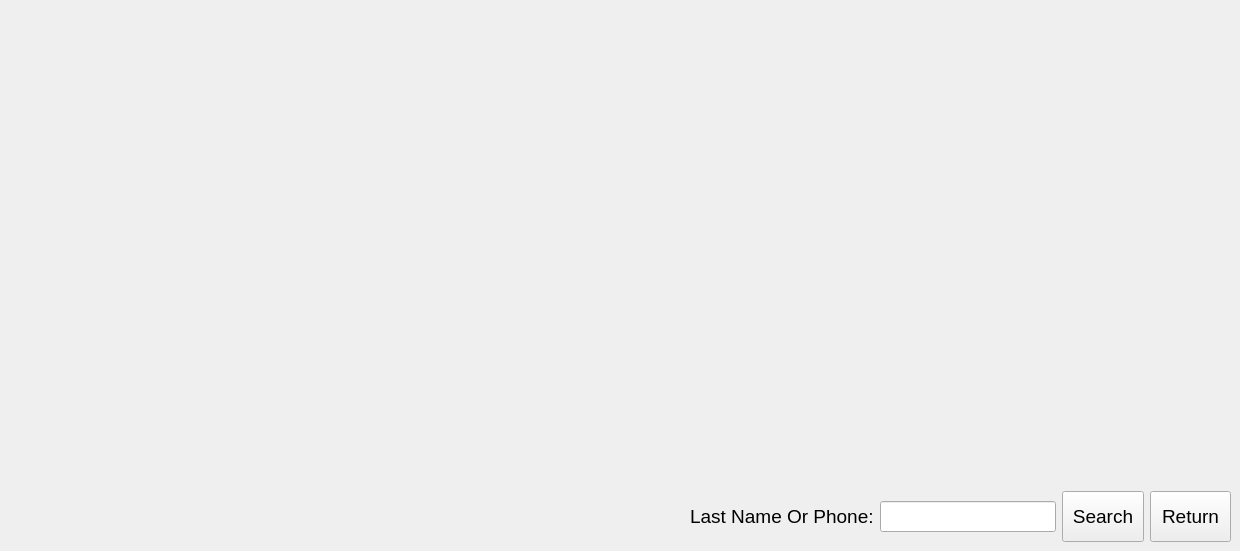
    <widget class="QWidget" name="pgCustomerSearchEO">
     <widget class="QWidget" name="widgetCustomerSearchEO" native="true">
      <property name="geometry">
       <rect>
        <x>690</x>
        <y>491</y>
        <width>541</width>
        <height>51</height>
       </rect>
      </property>
      <widget class="QWidget" name="horizontalLayoutWidget_7">
       <property name="geometry">
        <rect>
         <x>0</x>
         <y>0</y>
         <width>541</width>
         <height>51</height>
        </rect>
       </property>
       <layout class="QHBoxLayout" name="horizontalLayoutCustomerCSEO">
        <item>
         <layout class="QFormLayout" name="formLayoutEO_2">
          <property name="labelAlignment">
           <set>Qt::AlignmentFlag::AlignLeading|Qt::AlignmentFlag::AlignLeft|Qt::AlignmentFlag::AlignVCenter</set>
          </property>
          <property name="formAlignment">
           <set>Qt::AlignmentFlag::AlignLeading|Qt::AlignmentFlag::AlignLeft|Qt::AlignmentFlag::AlignVCenter</set>
          </property>
          <item row="0" column="0">
           <widget class="QLabel" name="lblLNameCSEO">
            <property name="font">
             <font>
              <pointsize>14</pointsize>
             </font>
            </property>
            <property name="text">
             <string>Last Name Or Phone:</string>
            </property>
           </widget>
          </item>
          <item row="0" column="1">
           <widget class="QLineEdit" name="lineSearchCustomerCSEO">
            <property name="sizePolicy">
             <sizepolicy hsizetype="Minimum" vsizetype="Fixed">
              <horstretch>0</horstretch>
              <verstretch>0</verstretch>
             </sizepolicy>
            </property>
            <property name="minimumSize">
             <size>
              <width>150</width>
              <height>0</height>
             </size>
            </property>
            <property name="font">
             <font>
              <pointsize>14</pointsize>
             </font>
            </property>
            <property name="text">
             <string/>
            </property>
           </widget>
          </item>
         </layout>
        </item>
        <item>
         <widget class="QPushButton" name="btnSearchCSEO">
          <property name="sizePolicy">
           <sizepolicy hsizetype="Minimum" vsizetype="Expanding">
            <horstretch>0</horstretch>
            <verstretch>0</verstretch>
           </sizepolicy>
          </property>
          <property name="font">
           <font>
            <pointsize>14</pointsize>
           </font>
          </property>
          <property name="cursor">
           <cursorShape>PointingHandCursor</cursorShape>
          </property>
          <property name="text">
           <string>Search</string>
          </property>
         </widget>
        </item>
        <item>
         <widget class="QPushButton" name="btnReturnCSEO">
          <property name="sizePolicy">
           <sizepolicy hsizetype="Minimum" vsizetype="Expanding">
            <horstretch>0</horstretch>
            <verstretch>0</verstretch>
           </sizepolicy>
          </property>
          <property name="font">
           <font>
            <pointsize>14</pointsize>
           </font>
          </property>
          <property name="cursor">
           <cursorShape>PointingHandCursor</cursorShape>
          </property>
          <property name="text">
           <string>Return</string>
          </property>
          <property name="shortcut">
           <string>Esc</string>
          </property>
         </widget>
        </item>
       </layout>
      </widget>
     </widget>
    </widget>
